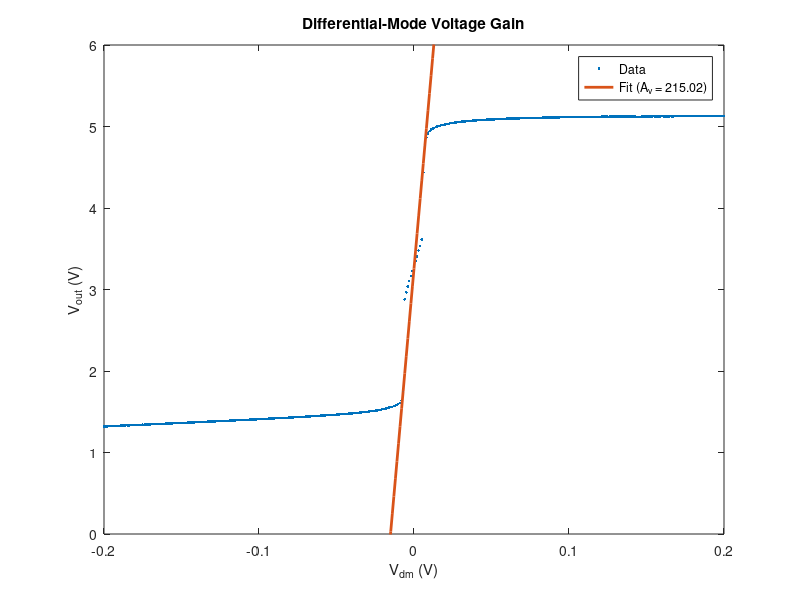
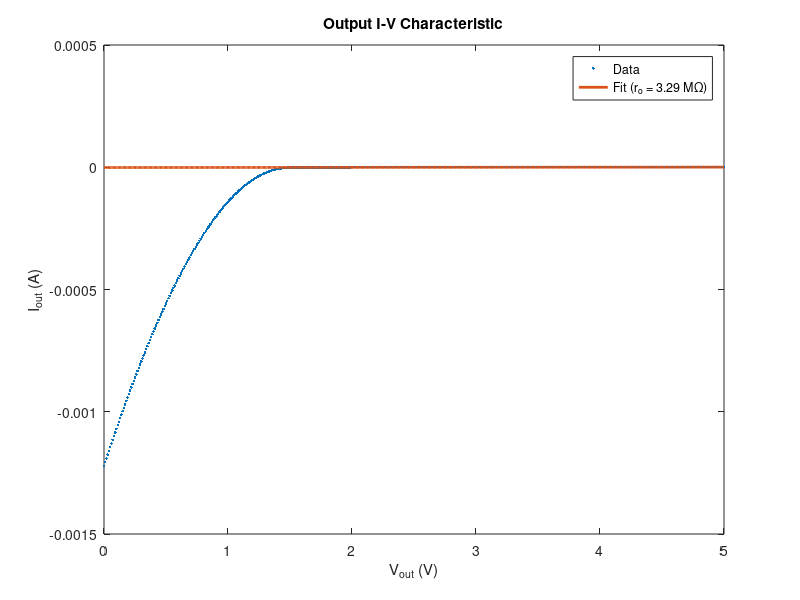
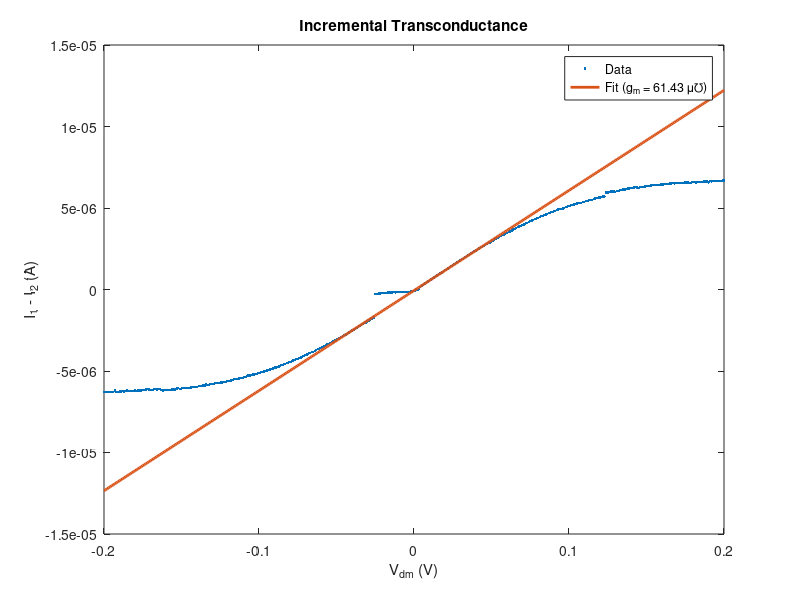

Recreate these plots in MATLAB, in order.
gain = load("lab6_exp2_vdm_gain.mat");

x = gain.V_dm_25dV;
y = gain.V_out_25dV;

figure;
plot(x, y, '.'); hold on;

% Your given line
y_line = 215.016 * x + 3.257;
plot(x, y_line, 'LineWidth', 2);

xlabel('V_{dm} (V)');
ylabel('V_{out} (V)');
title('Differential-Mode Voltage Gain');
ylim([0,6])

Av = 215.016;

legend('Data', sprintf('Fit (A_v = %.2f)', Av), 'Location','best');

%%

iv = load("lab6_exp2_output_IV.mat");

x = iv.V_out_25dV;
y = iv.I_out_25dV;

idx = (x > 1.4);

p_iv = polyfit(x(idx), y(idx), 1);

figure;
plot(x, y, '.'); hold on;
plot(x, polyval(p_iv, x), 'LineWidth', 2);
xlabel('V_{out} (V)');
ylabel('I_{out} (A)');
title('Output I-V Characteristic');

ro = 1 / p_iv(1)

legend('Data', sprintf('Fit (r_o = %.2f M\\Omega)', ro/1e6), 'Location','best');

%%
trans = load("lab6_exp2_incremental_transconductance.mat");

x = -trans.V_dm_25dV_set;
I1 = trans.I_out_25dV_set;

Ib = mean(I1);
I2 = Ib - I1;

y = I1 - I2;

window = (x > -0.05 & x < 0.05);
bad = (x > -0.03 & x < 0.024);
idx = window & ~bad;

p_gm = polyfit(x(idx), y(idx), 1);

figure;
plot(x, y, '.'); hold on;
plot(x, polyval(p_gm, x), 'LineWidth', 2);
xlabel('V_{dm} (V)');
ylabel('I_1 - I_2 (A)');
title('Incremental Transconductance');

gm = p_gm(1)

legend('Data', sprintf('Fit (g_m = %.2f \\mu℧)', gm*1e6), 'Location','best');
%%
av_calc = gm * ro
